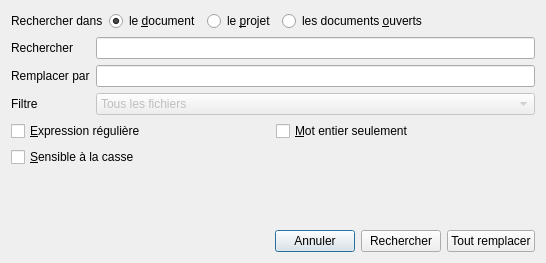
<?xml version="1.0" encoding="UTF-8"?>
<ui version="4.0">
 <class>AdvancedSearch</class>
 <widget class="QDialog" name="AdvancedSearch">
  <property name="geometry">
   <rect>
    <x>0</x>
    <y>0</y>
    <width>546</width>
    <height>263</height>
   </rect>
  </property>
  <property name="windowTitle">
   <string>Dialog</string>
  </property>
  <layout class="QVBoxLayout" name="verticalLayout_2">
   <item>
    <layout class="QHBoxLayout" name="horizontalLayout">
     <item>
      <widget class="QLabel" name="label_2">
       <property name="text">
        <string>Rechercher dans</string>
       </property>
      </widget>
     </item>
     <item>
      <widget class="QRadioButton" name="documentRadio">
       <property name="text">
        <string>le &amp;document</string>
       </property>
       <property name="checked">
        <bool>true</bool>
       </property>
      </widget>
     </item>
     <item>
      <widget class="QRadioButton" name="projectRadio">
       <property name="text">
        <string>le &amp;projet</string>
       </property>
      </widget>
     </item>
     <item>
      <widget class="QRadioButton" name="openFilesRadio">
       <property name="text">
        <string>les documents &amp;ouverts</string>
       </property>
      </widget>
     </item>
     <item>
      <spacer name="horizontalSpacer_2">
       <property name="orientation">
        <enum>Qt::Horizontal</enum>
       </property>
       <property name="sizeHint" stdset="0">
        <size>
         <width>40</width>
         <height>20</height>
        </size>
       </property>
      </spacer>
     </item>
    </layout>
   </item>
   <item>
    <layout class="QFormLayout" name="formLayout">
     <item row="1" column="0">
      <widget class="QLabel" name="label">
       <property name="text">
        <string>Rechercher</string>
       </property>
      </widget>
     </item>
     <item row="1" column="1">
      <widget class="QLineEdit" name="searchEdit"/>
     </item>
     <item row="2" column="0">
      <widget class="QLabel" name="label_3">
       <property name="text">
        <string>Remplacer par</string>
       </property>
      </widget>
     </item>
     <item row="2" column="1">
      <widget class="QLineEdit" name="replaceEdit"/>
     </item>
     <item row="3" column="0">
      <widget class="QLabel" name="label_4">
       <property name="text">
        <string>Filtre</string>
       </property>
      </widget>
     </item>
     <item row="3" column="1">
      <widget class="QComboBox" name="filterCombo">
       <property name="enabled">
        <bool>false</bool>
       </property>
       <item>
        <property name="text">
         <string>Tous les fichiers</string>
        </property>
       </item>
       <item>
        <property name="text">
         <string>*.skool</string>
        </property>
       </item>
       <item>
        <property name="text">
         <string>*.skoor</string>
        </property>
       </item>
      </widget>
     </item>
    </layout>
   </item>
   <item>
    <layout class="QHBoxLayout" name="horizontalLayout_3">
     <item>
      <layout class="QVBoxLayout" name="verticalLayout">
       <item>
        <widget class="QCheckBox" name="regexBox">
         <property name="text">
          <string>&amp;Expression régulière</string>
         </property>
        </widget>
       </item>
       <item>
        <widget class="QCheckBox" name="caseBox">
         <property name="text">
          <string>&amp;Sensible à la casse</string>
         </property>
        </widget>
       </item>
       <item>
        <spacer name="verticalSpacer_2">
         <property name="orientation">
          <enum>Qt::Vertical</enum>
         </property>
         <property name="sizeHint" stdset="0">
          <size>
           <width>20</width>
           <height>40</height>
          </size>
         </property>
        </spacer>
       </item>
      </layout>
     </item>
     <item>
      <layout class="QVBoxLayout" name="verticalLayout_3">
       <item>
        <widget class="QCheckBox" name="wordBox">
         <property name="text">
          <string>&amp;Mot entier seulement</string>
         </property>
        </widget>
       </item>
       <item>
        <spacer name="verticalSpacer">
         <property name="orientation">
          <enum>Qt::Vertical</enum>
         </property>
         <property name="sizeHint" stdset="0">
          <size>
           <width>20</width>
           <height>40</height>
          </size>
         </property>
        </spacer>
       </item>
      </layout>
     </item>
    </layout>
   </item>
   <item>
    <layout class="QHBoxLayout" name="horizontalLayout_4">
     <item>
      <spacer name="horizontalSpacer">
       <property name="orientation">
        <enum>Qt::Horizontal</enum>
       </property>
       <property name="sizeHint" stdset="0">
        <size>
         <width>40</width>
         <height>20</height>
        </size>
       </property>
      </spacer>
     </item>
     <item>
      <widget class="QPushButton" name="cancelButton">
       <property name="text">
        <string>Annuler</string>
       </property>
      </widget>
     </item>
     <item>
      <widget class="QPushButton" name="searchButton">
       <property name="text">
        <string>Rechercher</string>
       </property>
      </widget>
     </item>
     <item>
      <widget class="QPushButton" name="replaceAllButton">
       <property name="text">
        <string>Tout remplacer</string>
       </property>
      </widget>
     </item>
    </layout>
   </item>
  </layout>
 </widget>
 <resources/>
 <connections/>
</ui>
